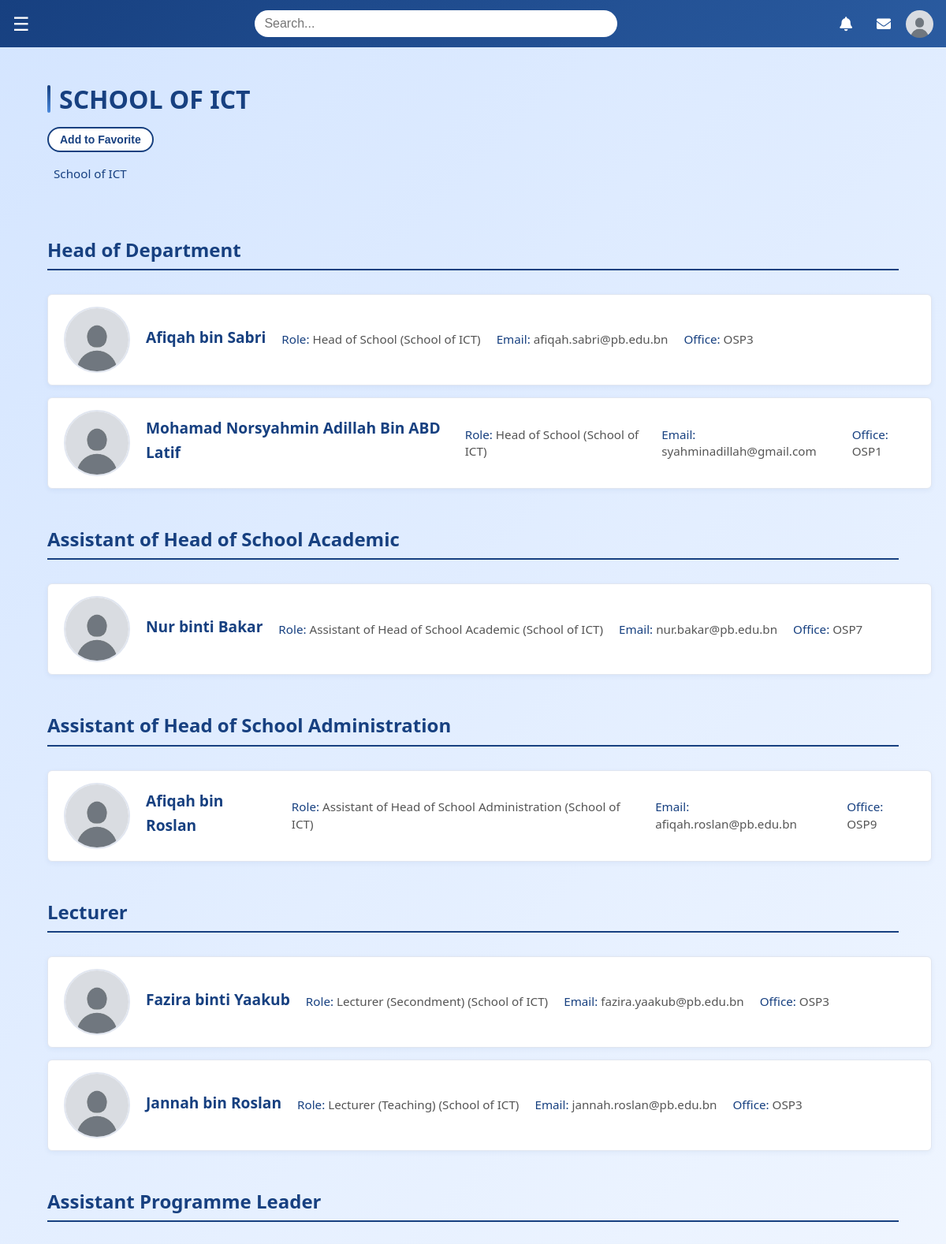
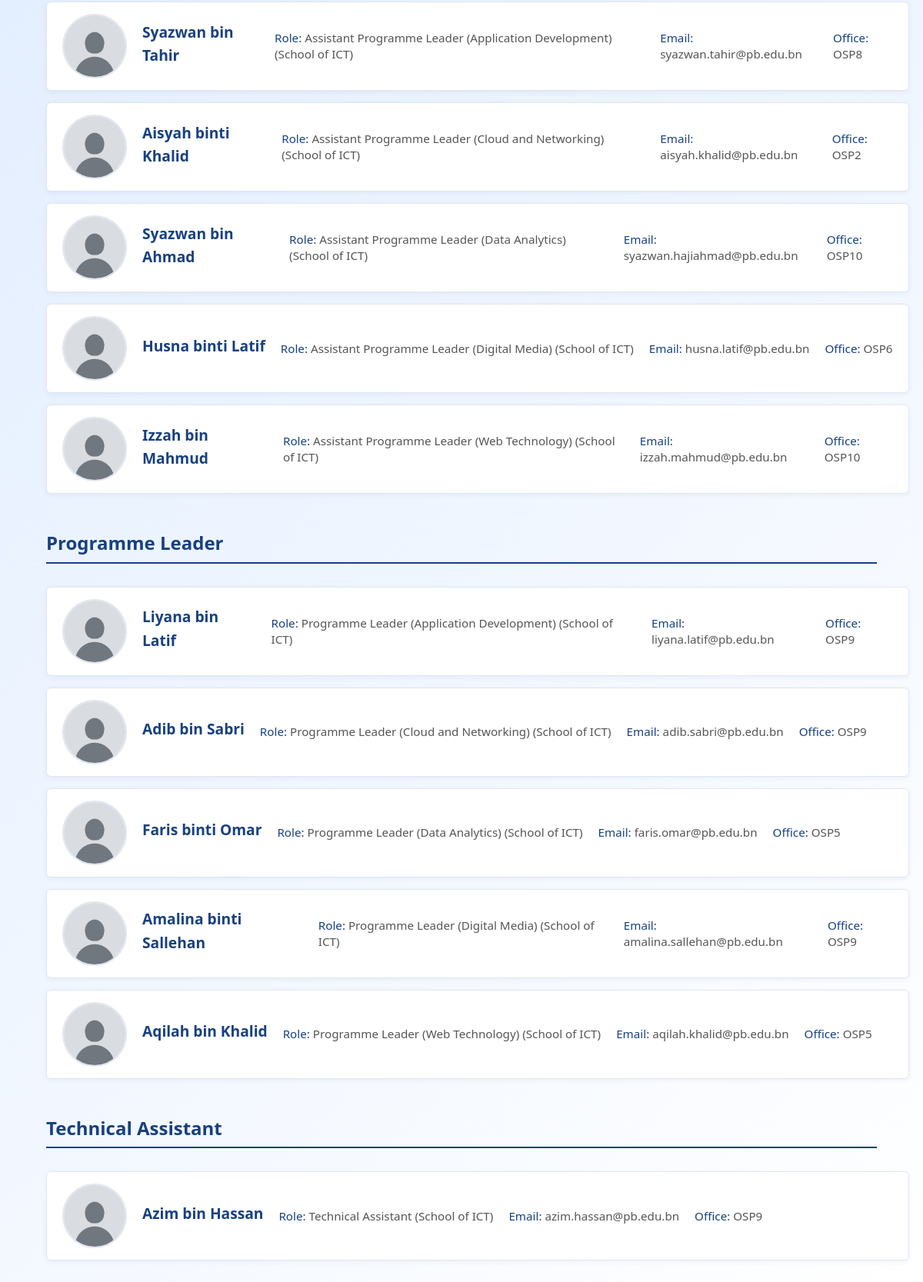
The page /staff/staff_template.php?department=School+of+ICT (signed in) on the database its author committed (2 pictures, top to bottom).
### tables this page shows
CREATE TABLE `users` (
  `id` int NOT NULL,
  `full_name` varchar(255) NOT NULL,
  `email` varchar(255) NOT NULL,
  `password` varchar(255) NOT NULL,
  `start_date` date DEFAULT NULL,
  `last_login` datetime DEFAULT NULL,
  `work_experience` text,
  `education` text,
  `profile_pic` varchar(255) NOT NULL DEFAULT '../profile/images/default-profile.jpg',
  `user_type` enum('admin','regular','super_admin') NOT NULL DEFAULT 'regular',
  `office` varchar(100) DEFAULT NULL,
  `is_verified` tinyint(1) NOT NULL DEFAULT '0',
  `must_change_password` tinyint(1) NOT NULL DEFAULT '1'
);

### staff/staff_template.php (the view, shortened to what this page needs)
<?php
include '../mypbra_connect.php';
$departmentName = $_GET['department'] ?? null;
$sql = "
    SELECT
        u.id,
        u.profile_pic,
        u.full_name,
        u.email,
        u.office,
        COALESCE(
            GROUP_CONCAT(CONCAT(r.name, ' (', d.name, ')') SEPARATOR ', '),
            'No role assigned'
        ) AS role_with_department
    FROM users u
    LEFT JOIN userroles ur ON u.id = ur.user_id
    LEFT JOIN roles r ON ur.role_id = r.id
    LEFT JOIN departments d ON r.department_id = d.id
    WHERE d.name = ?
    GROUP BY u.id
";
$stmt = $conn->prepare($sql);
if ($stmt) {
    $stmt->bind_param("s", $departmentName);
    $stmt->execute();
    $result = $stmt->get_result();
    if ($result !== null) {
        $users = $result->fetch_all(MYSQLI_ASSOC);
    } else {
        $users = [];
    }
} else {
    $users = [];
}
$hodUsers = [];
$ahosAcademicUsers = [];
$ahosAdminUsers = [];
$groupedByRole = [];
foreach ($users as $user) {
    $roleText = strtolower($user['role_with_department']);
    if (
        (str_contains($roleText, 'head of school') || str_contains($roleText, 'head of department')) &&
        !str_contains($roleText, 'assistant')
    ) {
        $hodUsers[] = $user;
    }
    elseif (
        str_contains($roleText, 'assistant') &&
        str_contains($roleText, 'head of school') &&
        str_contains($roleText, 'academic')
    ) {
        $ahosAcademicUsers[] = $user;
    }
    elseif (
        str_contains($roleText, 'assistant') &&
        str_contains($roleText, 'head of school') &&
        str_contains($roleText, 'administration')
    ) {
        $ahosAdminUsers[] = $user;
    }
    else {
        preg_match('/^(.*?)\s*\(/', $user['role_with_department'], $match);
        $roleTitle = $match[1] ?? $user['role_with_department'];
        $groupedByRole[$roleTitle][] = $user;
    }
}
?>
<!DOCTYPE html>
<html lang="en">
<head>
    <link rel="stylesheet" href="staff.css">
</head>
<body>
    <?php include '../navbar/navbar.php'; ?>
    <div class="page-title">
        <h1><?php echo htmlspecialchars(strtoupper($departmentName)); ?></h1>
        <button type="button" id="favoriteButton" class="favorite-button" onclick="toggleFavorite()">
            Add to Favorite
        </button>
    </div>
    <div class="breadcrumb">
        <ul id="breadcrumb-list"></ul>
    </div>
    <div class="staff-container">
        <?php if (!empty($hodUsers)): ?>
            <h2 class="role-header">Head of Department</h2>
            <?php foreach ($hodUsers as $user): ?>
                <?php
                $profilePicPath = $user['profile_pic'];
                ?>
                <div class="staff-card" onclick="location.href='../profile/profile.php?id=<?php echo htmlspecialchars($user['id']); ?>'">
                    <img src="<?php echo htmlspecialchars($profilePicPath); ?>" alt="Profile Picture">
                    <h2><?php echo htmlspecialchars($user['full_name']); ?></h2>
                    <p><strong>Role:</strong> <?php echo htmlspecialchars($user['role_with_department']); ?></p>
                    <p><strong>Email:</strong> <?php echo htmlspecialchars($user['email']); ?></p>
                    <p><strong>Office:</strong> <?php echo htmlspecialchars($user['office'] ?? 'Not Set'); ?></p>
                </div>
            <?php endforeach; ?>
        <?php endif; ?>
        <?php if (!empty($ahosAcademicUsers)): ?>
            <h2 class="role-header">Assistant of Head of School Academic</h2>
            <?php foreach ($ahosAcademicUsers as $user): ?>
                <?php
                $profilePicPath = $user['profile_pic'];
                ?>
                <div class="staff-card" onclick="location.href='../profile/profile.php?id=<?php echo htmlspecialchars($user['id']); ?>'">
                    <img src="<?php echo htmlspecialchars($profilePicPath); ?>" alt="Profile Picture">
                    <h2><?php echo htmlspecialchars($user['full_name']); ?></h2>
                    <p><strong>Role:</strong> <?php echo htmlspecialchars($user['role_with_department']); ?></p>
                    <p><strong>Email:</strong> <?php echo htmlspecialchars($user['email']); ?></p>
                    <p><strong>Office:</strong> <?php echo htmlspecialchars($user['office'] ?? 'Not Set'); ?></p>
                </div>
            <?php endforeach; ?>
        <?php endif; ?>
        <?php if (!empty($ahosAdminUsers)): ?>
            <h2 class="role-header">Assistant of Head of School Administration</h2>
            <?php foreach ($ahosAdminUsers as $user): ?>
                <?php
                $profilePicPath = $user['profile_pic'];
                ?>
                <div class="staff-card" onclick="location.href='../profile/profile.php?id=<?php echo htmlspecialchars($user['id']); ?>'">
                    <img src="<?php echo htmlspecialchars($profilePicPath); ?>" alt="Profile Picture">
                    <h2><?php echo htmlspecialchars($user['full_name']); ?></h2>
                    <p><strong>Role:</strong> <?php echo htmlspecialchars($user['role_with_department']); ?></p>
                    <p><strong>Email:</strong> <?php echo htmlspecialchars($user['email']); ?></p>
                    <p><strong>Office:</strong> <?php echo htmlspecialchars($user['office'] ?? 'Not Set'); ?></p>
                </div>
            <?php endforeach; ?>
        <?php endif; ?>
        <?php foreach ($groupedByRole as $role => $usersInRole): ?>
            <h2 class="role-header"><?php echo htmlspecialchars($role); ?></h2>
            <?php foreach ($usersInRole as $user): ?>
                <?php
                $profilePicPath = $user['profile_pic'];
                ?>
                <div class="staff-card" onclick="location.href='../profile/profile.php?id=<?php echo htmlspecialchars($user['id']); ?>'">
                    <img src="<?php echo htmlspecialchars($profilePicPath); ?>" alt="Profile Picture">
                    <h2><?php echo htmlspecialchars($user['full_name']); ?></h2>
                    <p><strong>Role:</strong> <?php echo htmlspecialchars($user['role_with_department']); ?></p>
                    <p><strong>Email:</strong> <?php echo htmlspecialchars($user['email']); ?></p>
                    <p><strong>Office:</strong> <?php echo htmlspecialchars($user['office'] ?? 'Not Set'); ?></p>
                </div>
            <?php endforeach; ?>
        <?php endforeach; ?>
    </div>
</body>
</html>

### navbar/navbar.php (shortened to what this page needs)
<?php
$profile_pic = (!empty($_SESSION['profile_pic']) && file_exists('../' . $_SESSION['profile_pic']))
    ? '../' . htmlspecialchars($_SESSION['profile_pic'])
    : '../profile/images/default-profile.jpg';
?>
<link rel="stylesheet" href="https://cdnjs.cloudflare.com/ajax/libs/font-awesome/5.15.4/css/all.min.css" />
<link rel="stylesheet" href="../navbar/navbar.css" />
<div id="navBarComponent">
    <div id="topbar" class="topbar">
        <div class="topbar-inner">
            <div class="topbar-left">
                <div class="hamburger-container" onclick="navBar.toggleSidebar(event)">
                    <span class="hamburger">&#9776;</span>
                </div>
            </div>
            <div class="topbar-center">
                <input type="text" id="topSearch" class="search-bar" placeholder="Search..." onfocus="navBar.openSearch()" />
            </div>
            <div class="topbar-right" style="position:relative;">
                <button class="notification-btn" onclick="toggleNotifications()" aria-haspopup="true" aria-expanded="false" aria-label="Notifications">
                    <i class="fas fa-bell" aria-hidden="true"></i>
                </button>
                <div class="mail-button-container">
                    <button class="mail-button" onclick="window.location.href='../mails/mail_page.php';" style="cursor: pointer;" aria-label="Mail">
                        <i class="fas fa-envelope" aria-hidden="true"></i>
                    </button>
                </div>
                <div class="user-info">
                    <div id="userMenu" class="user-menu" onclick="navBar.toggleUserMenu(event)" tabindex="0" aria-haspopup="true" aria-expanded="false">
                        <img src="<?php echo htmlspecialchars($profile_pic, ENT_QUOTES, 'UTF-8'); ?>" alt="Profile Picture" id="profile-pic">
                    </div>
                </div>
            </div>
        </div>
    </div>

### staff/staff.css (style rules this page uses)
body { font-family: 'Segoe UI', 'Helvetica Neue', Arial, sans-serif; margin: 0; padding: 0; background: linear-gradient(135deg, #d4e5ff 0%, #ffffff 100%); color: #333; line-height: 1.6; }
.page-title { margin-top: 80px; padding: 20px 5%; max-width: 1200px; margin-left: auto; margin-right: auto; }
.page-title h1 { color: #174080; font-size: 2rem; margin: 0; font-weight: 600; position: relative; padding-left: 15px; }
.page-title h1:before { content: ""; position: absolute; left: 0; top: 50%; transform: translateY(-50%); height: 70%; width: 4px; background: linear-gradient(to bottom, #174080, #4a89dc); border-radius: 2px; }
.breadcrumb { padding: 0 5%; max-width: 1200px; margin: 0 auto 20px; }
#breadcrumb-list { list-style: none; padding: 0; margin: 0; display: flex; align-items: center; flex-wrap: wrap; gap: 5px; }
.role-title, .role-header { font-size: 1.5rem; font-weight: 600; margin: 30px 0 15px; border-bottom: 2px solid #174080; padding-bottom: 5px; color: #174080; }
.staff-container { max-width: 1200px; margin: 30px auto; padding: 0 5%; display: flex; grid-template-columns: repeat(auto-fill, minmax(280px, 1fr)); gap: 25px; flex-direction: column; }
.staff-card { display: flex; align-items: center; background-color: #fff; border: 1px solid #e1e6f0; border-radius: 6px; padding: 15px 20px; box-shadow: 0 2px 6px rgba(23, 64, 128, 0.06); transition: box-shadow 0.3s ease; gap: 20px; text-align: left; width: 100%; }
.staff-card img { width: 80px; height: 80px; border-radius: 50%; object-fit: cover; border: 2px solid #e1e6f0; transition: border-color 0.3s ease, transform 0.3s ease; flex-shrink: 0; }
.staff-card h2 { color: #174080; margin: 0 0 6px; font-size: 1.2rem; font-weight: 600; }
.staff-card p { margin: 3px 0; color: #555; font-size: 0.95rem; line-height: 1.4; }
.staff-card p strong { color: #174080; font-weight: 500; }
.staff-container { display: flex; flex-direction: column; gap: 15px; }
.favorite-button { transform: translateY(10px); background: #ffffff; border: 2px solid #174080; color: #174080; border-radius: 20px; padding: 6px 14px; font-size: 14px; font-weight: 600; cursor: pointer; transition: all 0.3s ease; display: inline-flex; align-items: center; justify-content: center; }

### navbar/navbar.css (style rules this page uses)
.topbar { position: fixed; top: 0; left: 0; width: 100%; height: 60px; background: linear-gradient(135deg, #174080 0%, #2a5ba0 100%); display: flex; align-items: center; z-index: 1000; transition: top 0.3s; }
.topbar-inner { width: 100%; display: flex; align-items: center; justify-content: space-between; }
.topbar-left { display: flex; align-items: center; }
.user-info { display: flex; align-items: center; gap: 20px; margin-right: 16px; }
.user-menu { position: relative; display: inline-flex; align-items: center; cursor: pointer; outline: none; }
.user-menu img { width: 35px; height: 35px; border-radius: 50%; object-fit: cover; transform: none; transition: transform 0.15s ease; }
.hamburger-container { border-radius: 0; padding: 12px 16px; cursor: pointer; display: inline-flex; align-items: center; justify-content: center; transition: background-color 0.2s; }
.hamburger { font-size: 24px; color: #fff; line-height: 1; }
.topbar-center { flex: 1; display: flex; justify-content: center; }
.search-bar { width: clamp(300px, 46%, 480px); min-width: 280px; max-width: 480px; padding: 8px 12px; border-radius: 20px; border: none; outline: none; font-size: 16px; box-sizing: border-box; }
.topbar-right { min-width: 50px; display: flex; align-items: center; gap: 8px; position: relative; }
.notification-btn { position: relative; background: transparent; border: none; color: #fff; cursor: pointer; padding: 8px; border-radius: 6px; display: inline-flex; align-items: center; justify-content: center; width: 40px; height: 40px; min-width: 40px; padding: 0; box-sizing: border-box; border-radius: 8px; font-size: 20px; line-height: 1; }
.mail-button { background: transparent; border: none; color: #fff; cursor: pointer; padding: 8px; border-radius: 6px; width: 40px; height: 40px; min-width: 40px; padding: 0; box-sizing: border-box; border-radius: 8px; font-size: 20px; line-height: 1; }
.notification-btn i, .mail-button i { font-size: 18px; color: #fff; line-height: 1; display: inline-block; }
.notification-btn, .mail-button { padding: 8px 10px; }

### rows shown on the page
users: profile_pic (placeholder picture), full_name "Afiqah bin Sabri", role_with_department "Head of School (School of ICT)", email "afiqah.sabri@pb.edu.bn", office "OSP3"
users: profile_pic (placeholder picture), full_name "Mohamad Norsyahmin Adillah Bin ABD Latif", role_with_department "Head of School (School of ICT)", email "syahminadillah@gmail.com", office "OSP1"
users: profile_pic (placeholder picture), full_name "Nur binti Bakar", role_with_department "Assistant of Head of School Academic (School of ICT)", email "nur.bakar@pb.edu.bn", office "OSP7"
users: profile_pic (placeholder picture), full_name "Afiqah bin Roslan", role_with_department "Assistant of Head of School Administration (School of ICT)", email "afiqah.roslan@pb.edu.bn", office "OSP9"
users: profile_pic (placeholder picture), full_name "Fazira binti Yaakub", role_with_department "Lecturer (Secondment) (School of ICT)", email "fazira.yaakub@pb.edu.bn", office "OSP3"
users: profile_pic (placeholder picture), full_name "Jannah bin Roslan", role_with_department "Lecturer (Teaching) (School of ICT)", email "jannah.roslan@pb.edu.bn", office "OSP3"
users: profile_pic (placeholder picture), full_name "Syazwan bin Tahir", role_with_department "Assistant Programme Leader (Application Development) (School of ICT)", email "syazwan.tahir@pb.edu.bn", office "OSP8"
users: profile_pic (placeholder picture), full_name "Aisyah binti Khalid", role_with_department "Assistant Programme Leader (Cloud and Networking) (School of ICT)", email "aisyah.khalid@pb.edu.bn", office "OSP2"
users: profile_pic (placeholder picture), full_name "Syazwan bin Ahmad", role_with_department "Assistant Programme Leader (Data Analytics) (School of ICT)", email "syazwan.hajiahmad@pb.edu.bn", office "OSP10"
users: profile_pic (placeholder picture), full_name "Husna binti Latif", role_with_department "Assistant Programme Leader (Digital Media) (School of ICT)", email "husna.latif@pb.edu.bn", office "OSP6"
users: profile_pic (placeholder picture), full_name "Izzah bin Mahmud", role_with_department "Assistant Programme Leader (Web Technology) (School of ICT)", email "izzah.mahmud@pb.edu.bn", office "OSP10"
users: profile_pic (placeholder picture), full_name "Liyana bin Latif", role_with_department "Programme Leader (Application Development) (School of ICT)", email "liyana.latif@pb.edu.bn", office "OSP9"
users: profile_pic (placeholder picture), full_name "Adib bin Sabri", role_with_department "Programme Leader (Cloud and Networking) (School of ICT)", email "adib.sabri@pb.edu.bn", office "OSP9"
users: profile_pic (placeholder picture), full_name "Faris binti Omar", role_with_department "Programme Leader (Data Analytics) (School of ICT)", email "faris.omar@pb.edu.bn", office "OSP5"
users: profile_pic (placeholder picture), full_name "Amalina binti Sallehan", role_with_department "Programme Leader (Digital Media) (School of ICT)", email "amalina.sallehan@pb.edu.bn", office "OSP9"
users: profile_pic (placeholder picture), full_name "Aqilah bin Khalid", role_with_department "Programme Leader (Web Technology) (School of ICT)", email "aqilah.khalid@pb.edu.bn", office "OSP5"
users: profile_pic (placeholder picture), full_name "Azim bin Hassan", role_with_department "Technical Assistant (School of ICT)", email "azim.hassan@pb.edu.bn", office "OSP9"

### other values the page prints
$departmentName "SCHOOL OF ICT"
$role "Lecturer"
$role "Assistant Programme Leader"
$role "Programme Leader"
$role "Technical Assistant"
